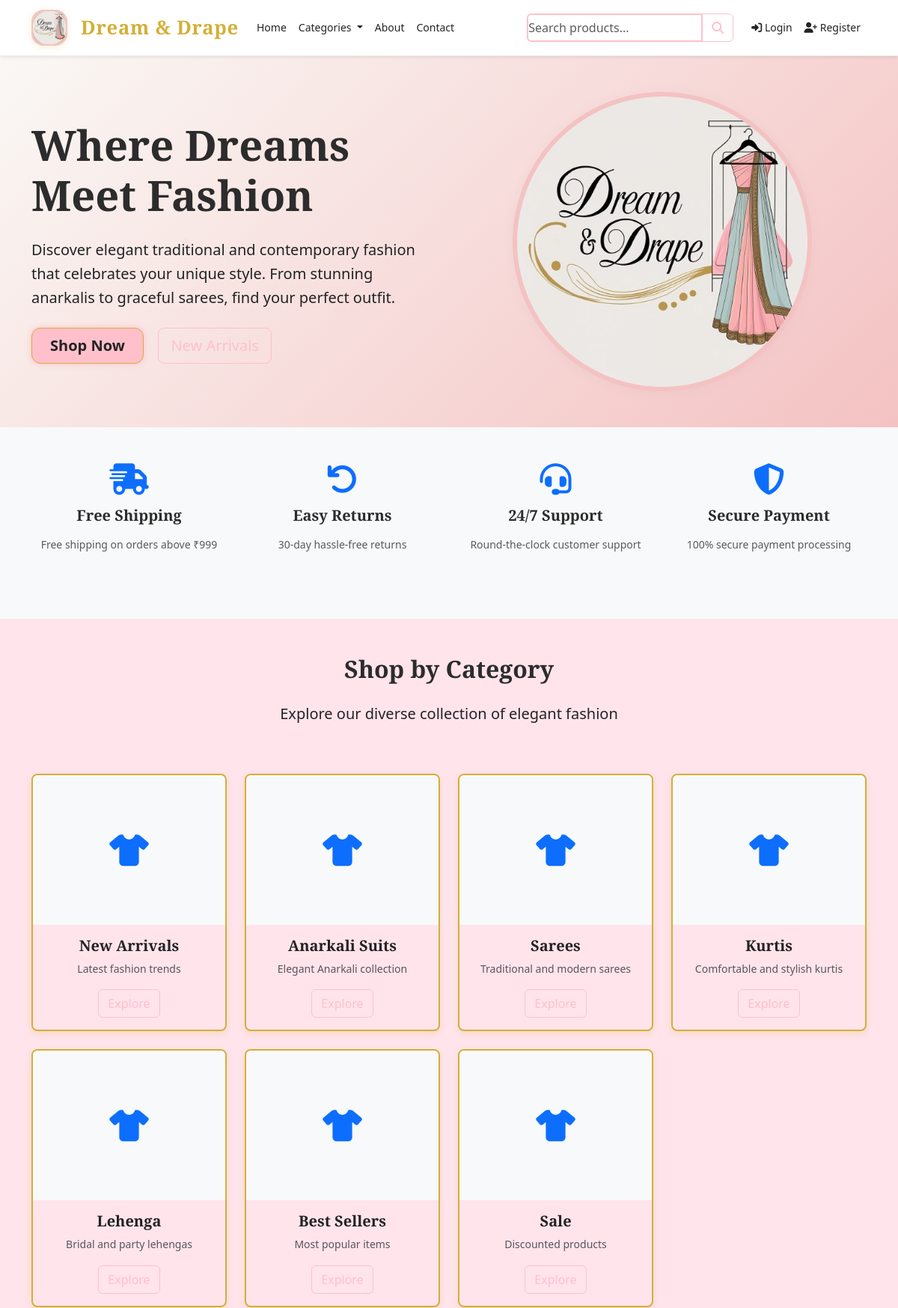
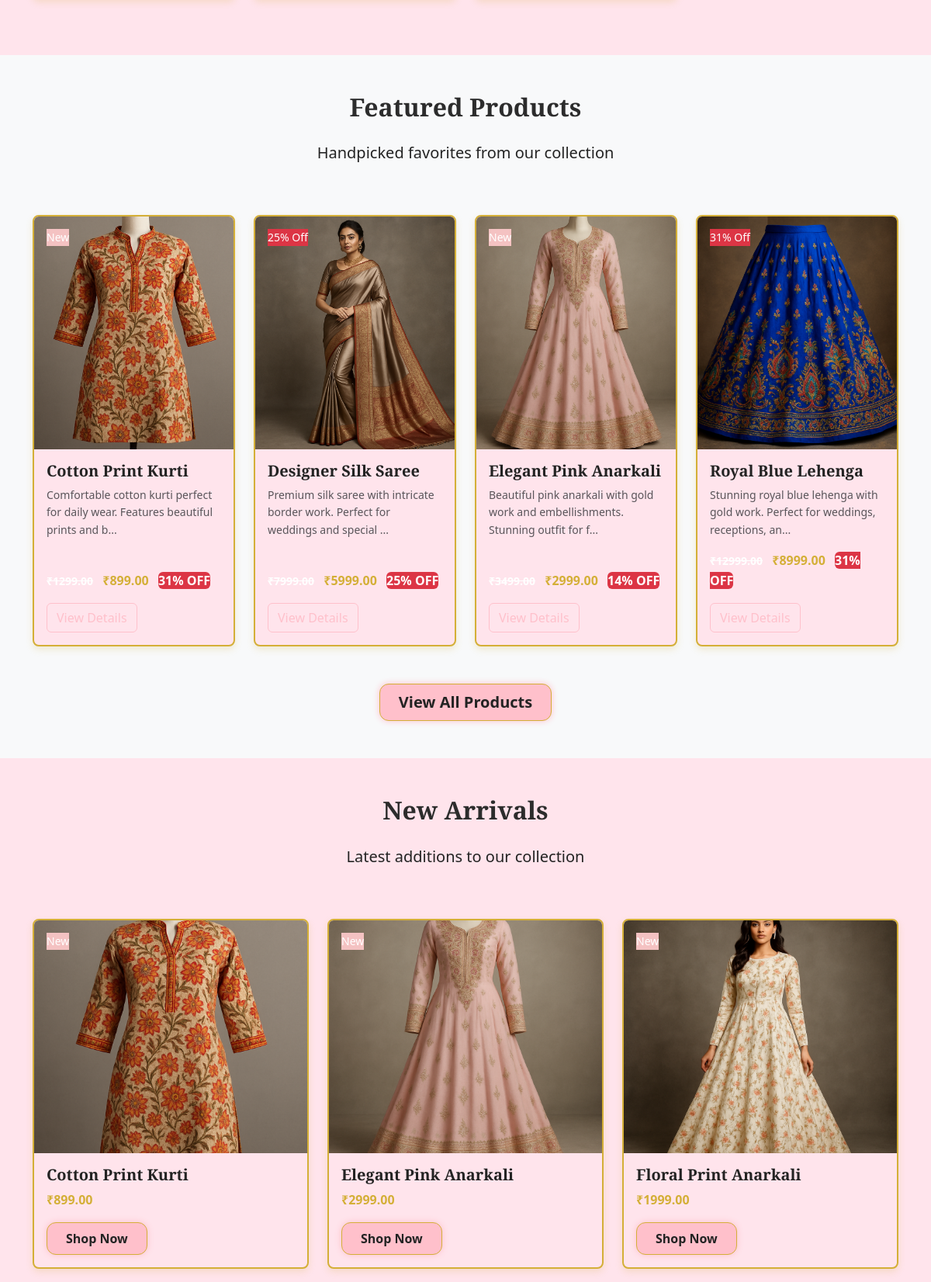
/index (upper part), run on the app's committed database (2 pictures, top to bottom).
### app/models.py (models this page shows, shortened)
class Category(db.Model):
    id = db.Column(db.Integer, primary_key=True)
    name = db.Column(db.String(100), unique=True, nullable=False, index=True)
    description = db.Column(db.Text)
    image_url = db.Column(db.String(255))
    is_active = db.Column(db.Boolean, default=True, index=True)
    created_at = db.Column(db.DateTime, default=datetime.utcnow, index=True)

class Product(db.Model):
    id = db.Column(db.Integer, primary_key=True)
    name = db.Column(db.String(200), nullable=False, index=True)
    description = db.Column(db.Text)
    price = db.Column(db.Float, nullable=False, index=True)
    original_price = db.Column(db.Float)
    sku = db.Column(db.String(50), unique=True, index=True)
    stock_quantity = db.Column(db.Integer, default=0, index=True)
    image_url = db.Column(db.String(255))
    additional_images = db.Column(db.Text)  # JSON string of image URLs
    sizes = db.Column(db.String(200))  # Comma-separated sizes
    colors = db.Column(db.String(200))  # Comma-separated colors
    material = db.Column(db.String(100))
    care_instructions = db.Column(db.Text)
    is_featured = db.Column(db.Boolean, default=False, index=True)
    is_new_arrival = db.Column(db.Boolean, default=False, index=True)
    is_best_seller = db.Column(db.Boolean, default=False, index=True)
    is_on_sale = db.Column(db.Boolean, default=False, index=True)
    is_active = db.Column(db.Boolean, default=True, index=True)
    created_at = db.Column(db.DateTime, default=datetime.utcnow, index=True)
    updated_at = db.Column(db.DateTime, default=datetime.utcnow, onupdate=datetime.utcnow)
    categories = db.relationship('Category', secondary=product_categories, backref='products')
    cart_items = db.relationship('CartItem', backref='product', lazy=True)
    order_items = db.relationship('OrderItem', backref='product', lazy=True)
    wishlist_items = db.relationship('WishlistItem', backref='product', lazy=True)
    reviews = db.relationship('Review', backref='product', lazy=True)
    def get_discount_percentage(self):
        if self.original_price and self.original_price > self.price:
            return round(((self.original_price - self.price) / self.original_price) * 100)
        return 0

### app/routes.py (the view)
@main.route('/')
@main.route('/index')
@cache.cached(timeout=300)  # Cache for 5 minutes
def index():
    featured_products = Product.query.filter_by(is_featured=True, is_active=True).limit(8).all()
    new_arrivals = Product.query.filter_by(is_new_arrival=True, is_active=True).limit(6).all()
    best_sellers = Product.query.filter_by(is_best_seller=True, is_active=True).limit(6).all()
    sale_products = Product.query.filter_by(is_on_sale=True, is_active=True).limit(6).all()
    categories = Category.query.filter_by(is_active=True).all()
    newsletter_form = NewsletterForm()
    return render_template('index.html',
                         featured_products=featured_products,
                         new_arrivals=new_arrivals,
                         best_sellers=best_sellers,
                         sale_products=sale_products,
                         categories=categories,
                         newsletter_form=newsletter_form)

### app/templates/index.html (shortened to what this page needs)
{% extends "base.html" %}
{% block content %}
<section class="hero-section py-5">
    <div class="container">
        <div class="row align-items-center">
            <div class="col-lg-6">
                <div class="hero-content">
                    <h1 class="display-4 fw-bold mb-4">
                        Where Dreams Meet Fashion
                    </h1>
                    <p class="lead mb-4">
                        Discover elegant traditional and contemporary fashion that celebrates your unique style.
                        From stunning anarkalis to graceful sarees, find your perfect outfit.
                    </p>
                    <div class="hero-buttons">
                        <a href="{{ url_for('main.products') }}" class="btn btn-primary btn-lg me-3">
                            Shop Now
                        </a>
                        <a href="{{ url_for('main.products', category='New Arrivals') }}" class="btn btn-outline-primary btn-lg">
                            New Arrivals
                        </a>
                    </div>
                </div>
            </div>
            <div class="col-lg-6">
                <div class="hero-image text-center">
                    <img src="{{ url_for('static', filename='images/logo1.png') }}" alt="Dream & Drape" class="site-logo">
                </div>
            </div>
        </div>
    </div>
</section>
<section class="py-5 bg-light">
    <div class="container">
        <div class="row">
            <div class="col-lg-3 col-md-6 mb-4">
                <div class="text-center">
                    <i class="fas fa-shipping-fast fa-3x text-primary mb-3"></i>
                    <h5>Free Shipping</h5>
                    <p class="text-muted">Free shipping on orders above ₹999</p>
                </div>
            </div>
            <div class="col-lg-3 col-md-6 mb-4">
                <div class="text-center">
                    <i class="fas fa-undo fa-3x text-primary mb-3"></i>
                    <h5>Easy Returns</h5>
                    <p class="text-muted">30-day hassle-free returns</p>
                </div>
            </div>
            <div class="col-lg-3 col-md-6 mb-4">
                <div class="text-center">
                    <i class="fas fa-headset fa-3x text-primary mb-3"></i>
                    <h5>24/7 Support</h5>
                    <p class="text-muted">Round-the-clock customer support</p>
                </div>
            </div>
            <div class="col-lg-3 col-md-6 mb-4">
                <div class="text-center">
                    <i class="fas fa-shield-alt fa-3x text-primary mb-3"></i>
                    <h5>Secure Payment</h5>
                    <p class="text-muted">100% secure payment processing</p>
                </div>
            </div>
        </div>
    </div>
</section>
<section class="py-5">
    <div class="container">
        <div class="row">
            <div class="col-12 text-center mb-5">
                <h2 class="section-title display-title">Shop by Category</h2>
                <p class="lead">Explore our diverse collection of elegant fashion</p>
            </div>
        </div>
        <div class="row">
            {% for category in categories %}
                <div class="col-lg-3 col-md-6 mb-4">
                    <div class="card category-card">
                        {% if category.image_url %}
                            <img src="{{ url_for('static', filename='images/categories/' + category.image_url) }}"
                                 class="card-img-top" alt="{{ category.name }}"
                                 onerror="this.src='{{ url_for('static', filename='images/placeholder.jpg') }}'">
                        {% else %}
                            <div class="card-img-top d-flex align-items-center justify-content-center bg-light" style="height: 200px;">
                                <i class="fas fa-tshirt fa-3x text-primary"></i>
                            </div>
                        {% endif %}
                        <div class="card-body text-center">
                            <h5 class="card-title">{{ category.name }}</h5>
                            <p class="card-text text-muted">{{ category.description }}</p>
                            <a href="{{ url_for('main.products', category=category.name) }}" class="btn btn-outline-primary">
                                Explore
                            </a>
                        </div>
                    </div>
                </div>
            {% endfor %}
        </div>
    </div>
</section>
{% if featured_products %}
<section class="py-5 bg-light">
    <div class="container">
        <div class="row">
            <div class="col-12 text-center mb-5">
                <h2 class="section-title display-title">Featured Products</h2>
                <p class="lead">Handpicked favorites from our collection</p>
            </div>
        </div>
        <div class="row">
            {% for product in featured_products %}
                <div class="col-lg-3 col-md-6 mb-4">
                    <div class="card product-card h-100">
                        {% if product.is_new_arrival %}
                            <span class="product-badge new">New</span>
                        {% elif product.is_on_sale %}
                            <span class="product-badge sale">{{ product.get_discount_percentage() }}% Off</span>
                        {% elif product.is_best_seller %}
                            <span class="product-badge">Bestseller</span>
                        {% endif %}
                        <img src="{{ url_for('static', filename='images/products/' + (product.image_url or 'placeholder.jpg')) }}"
                             class="card-img-top" alt="{{ product.name }}"
                             onerror="this.src='{{ url_for('static', filename='images/placeholder.jpg') }}'">
                        <div class="card-body d-flex flex-column">
                            <h5 class="card-title">{{ product.name }}</h5>
                            <p class="card-text text-muted flex-grow-1">{{ product.description[:80] }}...</p>
                            <div class="price mb-3">
                                {% if product.original_price and product.original_price > product.price %}
                                    <span class="original-price">₹{{ "%.2f"|format(product.original_price) }}</span>
                                {% endif %}
                                <span class="current-price">₹{{ "%.2f"|format(product.price) }}</span>
                                {% if product.get_discount_percentage() > 0 %}
                                    <span class="discount-badge">{{ product.get_discount_percentage() }}% OFF</span>
                                {% endif %}
                            </div>
                            <div class="d-flex justify-content-between align-items-center">
                                <a href="{{ url_for('main.product_detail', id=product.id) }}" class="btn btn-outline-primary">
                                    View Details
                                </a>
                            </div>
                        </div>
                    </div>
                </div>
            {% endfor %}
        </div>
        <div class="text-center mt-4">
            <a href="{{ url_for('main.products') }}" class="btn btn-primary btn-lg">
                View All Products
            </a>
        </div>
    </div>
</section>
{% endif %}
{% if new_arrivals %}
<section class="py-5">
    <div class="container">
        <div class="row">
            <div class="col-12 text-center mb-5">
                <h2 class="section-title display-title">New Arrivals</h2>
                <p class="lead">Latest additions to our collection</p>
            </div>
        </div>
        <div class="row">
            {% for product in new_arrivals %}
                <div class="col-lg-4 col-md-6 mb-4">
                    <div class="card product-card h-100">
                        <span class="product-badge new">New</span>
                        <img src="{{ url_for('static', filename='images/products/' + (product.image_url or 'placeholder.jpg')) }}"
                             class="card-img-top" alt="{{ product.name }}"
                             onerror="this.src='{{ url_for('static', filename='images/placeholder.jpg') }}'">
                        <div class="card-body">
                            <h5 class="card-title">{{ product.name }}</h5>
                            <div class="price mb-3">
                                <span class="current-price">₹{{ "%.2f"|format(product.price) }}</span>
                            </div>
                            <a href="{{ url_for('main.product_detail', id=product.id) }}" class="btn btn-primary">
                                Shop Now
                            </a>
                        </div>
                    </div>
                </div>
            {% endfor %}
        </div>
    </div>
</section>
{% endif %}
{% endblock %}

### data on the page
Category: name "New Arrivals", description "Latest fashion trends"
Category: name "Anarkali Suits", description "Elegant Anarkali collection"
Category: name "Sarees", description "Traditional and modern sarees"
Category: name "Kurtis", description "Comfortable and stylish kurtis"
Category: name "Lehenga", description "Bridal and party lehengas"
Category: name "Best Sellers", description "Most popular items"
Category: name "Sale", description "Discounted products"
Product: is_new_arrival "New", image_url (picture), name "Cotton Print Kurti", description "Comfortable cotton kurti perfect for daily wear. Features beautiful prints and b", price "899.00", get_discount_percentage "31"
Product: get_discount_percentage "25", image_url (picture), name "Designer Silk Saree", description "Premium silk saree with intricate border work. Perfect for weddings and special", price "5999.00"
Product: is_new_arrival "New", image_url (picture), name "Elegant Pink Anarkali", description "Beautiful pink anarkali with gold work and embellishments. Stunning outfit for f", price "2999.00", get_discount_percentage "14"
Product: get_discount_percentage "31", image_url (picture), name "Royal Blue Lehenga", description "Stunning royal blue lehenga with gold work. Perfect for weddings, receptions, an", price "8999.00"
Product: image_url (picture), name "Floral Print Anarkali", price "1999.00"
